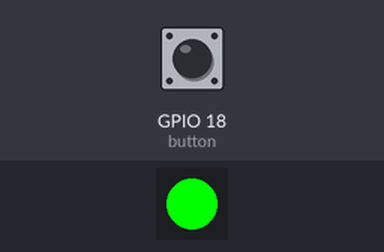
A program run on a simulated Raspberry Pi (BCM pin numbers). Parts: 1 RGB LEDs in strip order, left to right. The inputs (shaded band) are chosen by the test bench; at power-on: GPIO 18 (button) HIGH. Each call to the cloud database takes 0.3 s, and an entry nobody has set reads as its off value or as empty; what the program prints to the terminal is not drawn.

Above: at 1.2 s.
1.3 s: GPIO 18 (button) pulled LOW for 0.15 s
At 1.37 s:
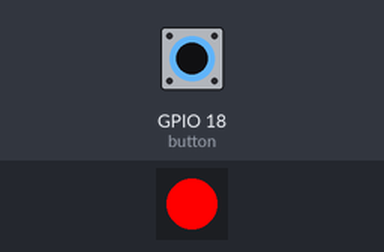
2.9 s: GPIO 18 (button) pulled LOW for 3.2 s
At 6.8 s:
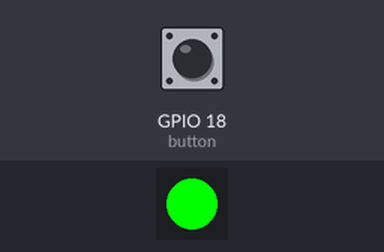
Timing chart, 0 to 8.3 s (numbered marks = the images above; inputs shaded):
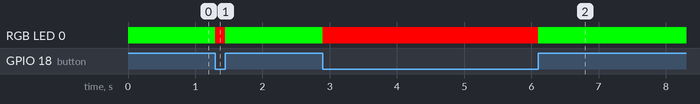

Measured:
- after the input at 1.3 s, RGB LED 0: RGB(0, 255, 0) → RGB(255, 0, 0) at once, → RGB(0, 255, 0) 0.15 s later
- after the input at 2.9 s, RGB LED 0: RGB(0, 255, 0) → RGB(255, 0, 0) at once, → RGB(0, 255, 0) 3.2 s later

The program:

RGBled_firebase.py
```python
from gpiozero import Button,RGBLED
import firebase_admin
from firebase_admin import credentials
from firebase_admin import db

def rgbListener(event):
    print(event.data)

    if event.path == "/":
        print('rgb')
    elif event.path == "/R":
        print('r change')
    elif event.path == "/G":
        print("g change")
    elif event.path == "/B":
        print("b change")

if __name__ == "__main__":
    cred = credentials.Certificate("/home/pi/Documents/iotProject/eric-firebase-test-firebase-adminsdk-4bs2b-9871f102be.json")
    firebase_admin.initialize_app(cred,{'databaseURL':'https://eric-firebase-test.firebaseio.com/'})
    rgb = db.reference('iot20191126/RGBLed')
    rgb.listen(rgbListener)
    button = Button(18)
    rgbLed = RGBLED(17,27,22)

    while True:
        if button.is_pressed:
            rgbLed.color = (1, 0, 0)

        else:
            rgbLed.color = (0, 1, 0)
```
